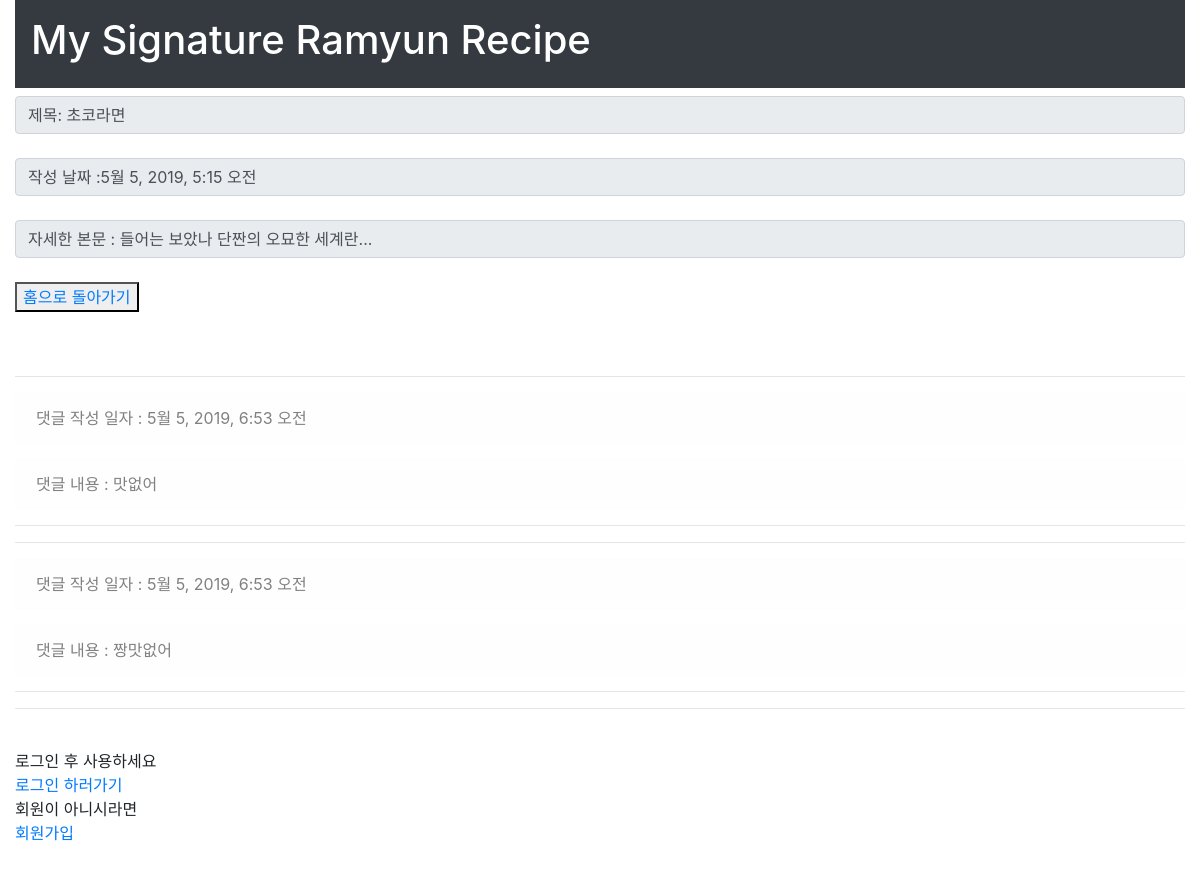
The app's page /detail/113 with its own data.
### detail/models.py (models this page shows, shortened)
class Detail(models.Model):
    title = models.CharField(max_length = 100)
    pub_date = models.DateTimeField(auto_now_add = True)
    content = models.TextField()

class Comment(models.Model):
    post = models.ForeignKey(Detail, related_name = 'comments', on_delete = models.CASCADE)
    content = models.CharField(max_length = 200)
    created_at = models.DateTimeField(auto_now_add = True)
    updated_at = models.DateTimeField(auto_now = True)

### detail/views.py (the view)
# urls.py: path('detail/<int:ramyun_id>', detail.views.detail, name='detail'),
def detail(request, ramyun_id):
    ramyun_detail = get_object_or_404(Detail , pk = ramyun_id)
    return render(request, 'detail.html', {'ramyun' : ramyun_detail})

### detail/templates/detail.html (shortened to what this page needs)
<!DOCTYPE html>
<html>
<head>
<link rel="stylesheet" href="https://stackpath.bootstrapcdn.com/bootstrap/4.3.1/css/bootstrap.min.css">
<link rel="stylesheet" href="https://use.fontawesome.com/releases/v5.8.1/css/all.css">
</head>
<body>
<div class="container-fluid">
    <div class="p-3 mb-2 bg-dark text-white"><h1>My Signature Ramyun Recipe</h1></div>
    <span class="input-group-text" id="inputGroup-sizing-default">제목: {{ramyun.title}}<br></span><br>
    <span class="input-group-text" id="inputGroup-sizing-default">작성 날짜 :{{ramyun.pub_date}}<br></span><br>
    <span class="input-group-text" id="inputGroup-sizing-default">자세한 본문 : {{ramyun.content}} <br></span>
<br>
    <button><a href="{% url 'home' %}">홈으로 돌아가기</a></button>
<br>
<br>
<br>
<hr>
{% for comment in ramyun.comments.all %}
<div class="alert alert-light" role="alert">
댓글 작성 일자 : {{comment.created_at}}
</div>
<div class="alert alert-light" role="alert">
댓글 내용 : {{comment.content}}
</div>
<hr><hr>
{% empty %}<hr>
<br><br><br><br><br>
작성된 댓글이 없습니다.
{% endfor %}
<br>
{% if user.is_authenticated %}
    <a href = "{% url 'commentcreate' ramyun.id %}">댓글 쓰기</a>
{% else %}
    <P>
        로그인 후 사용하세요<br />
        <a href="{% url 'login' %}" class="text-decoration-none">로그인 하러가기</a><br>
        회원이 아니시라면<br />
        <a href="{% url 'signupgo' %}" class="text-decoration-none">회원가입</a>
    </P>
{% endif %}
<form method = 'POST'>
    <br>
</form>
</div>
</body>
</html>

### records on screen
Detail: title "초코라면", pub_date "5월 5, 2019, 5:15 오전", content "들어는 보았나 단짠의 오묘한 세계란..."
Comment: created_at "5월 5, 2019, 6:53 오전", content "맛없어"
Comment: created_at "5월 5, 2019, 6:53 오전", content "짱맛없어"
